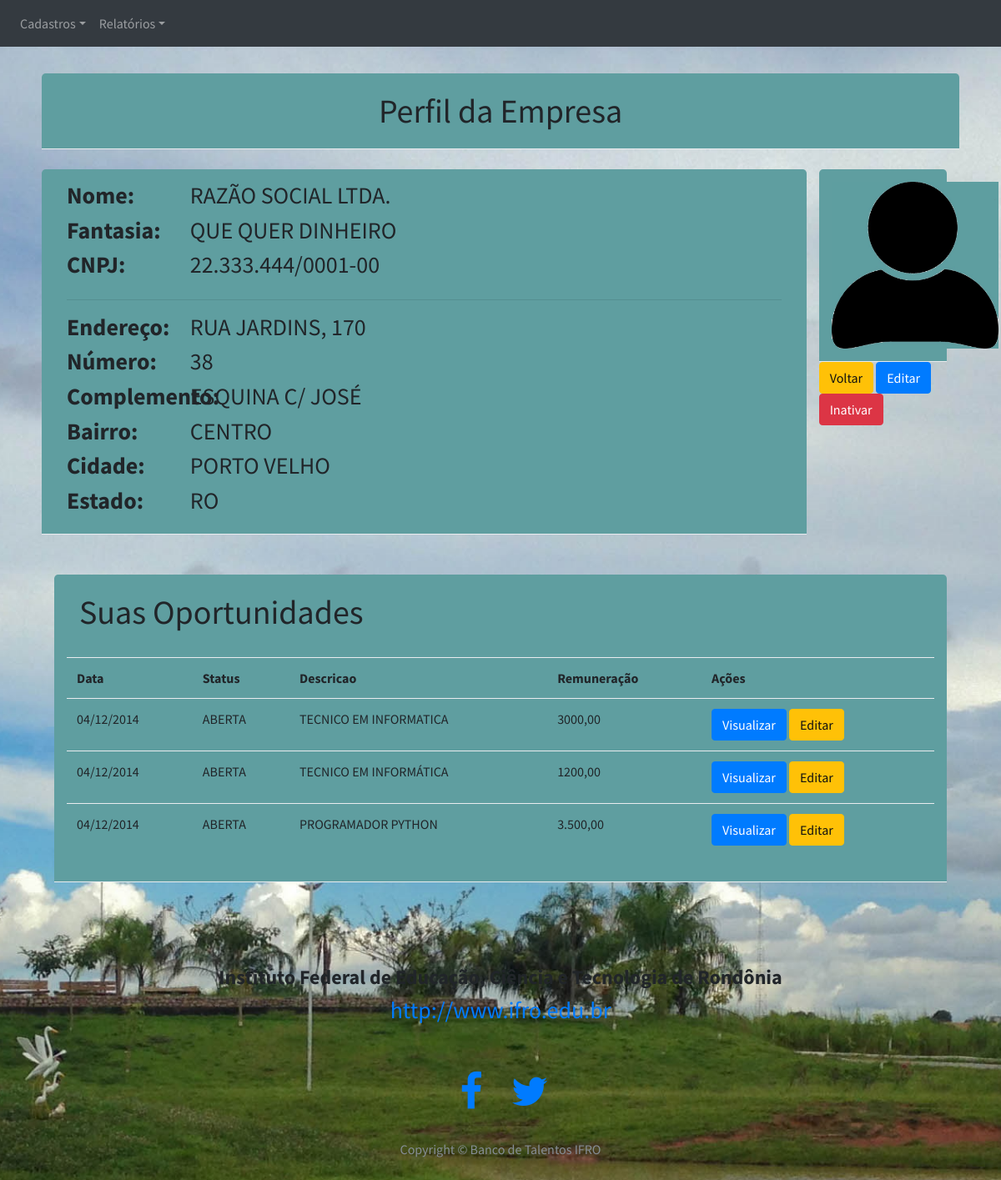
The page /viewEmpresa/3/ on the database its author committed.
### models.py (models this page shows, shortened)
class Pessoa(db.Model):
    __tablename__ = "pessoas"
    __table_args__ = {'extend_existing': True}
    __mapper_args__ = {'polymorphic_identity': 'pessoa'}
    id = db.Column(db.Integer, autoincrement=True, primary_key=True)
    nome        = db.Column(db.String(100))
    endereco    = db.Column(db.String(50))
    num         = db.Column(db.String(10))
    complemento = db.Column(db.String(40))
    bairro      = db.Column(db.String(50))
    cidade      = db.Column(db.String(50))
    uf          = db.Column(db.String(50))
    imagem      = db.Column(db.String(80))
    telefone    = db.Column(db.String(15))
    email    = db.Column(db.String(15), unique= True)
    password = db.Column(db.String(10))
    tipo     = db.Column(db.Integer)  # 1 para IFRO - 2 para VISITANTE

class Empresa(Pessoa):
    __tablename__ = "empresas"
    __table_args__ = {'extend_existing': True}
    __mapper_args__ = {'polymorphic_identity': 'empresa'}
    id = db.Column(db.Integer, db.ForeignKey('pessoas.id'), primary_key=True)
    fantasia  = db.Column(db.String(100))
    cnpj = db.Column(db.String(11))
    ie   = db.Column(db.Integer)

class Vaga(db.Model):
    __tablename__ = "vagas"
    __table_args__ = {'extend_existing': True}
    __mapper_args__ = {'polymorphic_identity': 'vaga'}
    id = db.Column(db.Integer, autoincrement=True, primary_key=True)
    data_inicio = db.Column(db.String(15))
    status      = db.Column(db.String(20))
    descricao   = db.Column(db.String(100))
    remuneracao = db.Column(db.String(10))
    beneficios  = db.Column(db.String(200))
    data_encerramento = db.Column(db.String(15))
    empresa = db.Column(db.Integer, db.ForeignKey('pessoas.id')) #quem disponibilizou a vaga

### app.py (the view)
@app.route('/viewEmpresa/<idEmp>/')
def viewEmpresa(idEmp):
    empresa = models.Empresa.query.filter_by(id=idEmp).first()
    vagasEmpresa = models.Vaga.query.select_from(models.Empresa).add_columns(models.Vaga.id,models.Empresa.nome, models.Vaga.data_inicio, models.Vaga.status, models.Vaga.descricao, models.Vaga.remuneracao, models.Vaga.beneficios
).filter(models.Empresa.id == models.Vaga.empresa).order_by(models.Vaga.data_inicio).all()
    return  render_template('viewEmpresa.html', empresa=empresa, vagas=vagasEmpresa)

### app.py (called while the page is built)
@login_manager.request_loader
def request_loader(request):
    email = request.form.get('email')
    if email not in users:
        return #'Não existe o e-mail {} cadastrado no banco'.format(email)
    user = User()
    user.id = email
    return user

### templates/viewEmpresa.html (shortened to what this page needs)
{% extends 'base_ifro_view_edit.html' %}
{% block conteudo %}
<br>
<br>
<div class="container col-md-11" >
    <div class="row">
        <div class="modal-header col-md-12" style="background: cadetblue">
            <div class="col-md-12">
                <h1 class="modal-title text-center">Perfil da Empresa</h1>
            </div>
        </div>
    </div>
    <br>
    <div class="row">
        <div class="modal-header col-md-10" style="background: cadetblue">
            <div class="col-md-12">
                <div class="row">
                    <div class="col-md-2">
                        <h3><strong>Nome:</strong> </h3>
                        <h3><strong>Fantasia:</strong></h3>
                        <h3><strong>CNPJ:</strong></h3>
                    </div>
                    <div class="col-md-10">
                        <h3 class="media-heading">{{ empresa.nome.upper()}}</h3>
                        <h3 class="media-heading">{{ empresa.fantasia}}</h3>
                        <h3 class="media-heading">{{ empresa.cnpj[0:2]}}.{{empresa.cnpj[2:5]}}.{{empresa.cnpj[5:8]}}/{{empresa.cnpj[8:12]}}-{{empresa.cnpj[12:14]}}</h3>
                    </div>
                </div>
                <hr>
                <div class="row">
                    <div class="col-md-2">
                        <h3><strong>Endereço: </strong></h3>
                        <h3><strong>Número: </strong></h3>
                        <h3><strong>Complemento: </strong></h3>
                        <h3><strong>Bairro: </strong></h3>
                        <h3><strong>Cidade: </strong></h3>
                        <h3><strong>Estado: </strong></h3>
                    </div>
                    <div class="col-md-10">
                        <h3 class="media-heading">{{ empresa.endereco}}</h3>
                        <h3 class="media-heading">{{ empresa.num}}</h3>
                        <h3 class="media-heading">{{ empresa.complemento}}</h3>
                        <h3 class="media-heading">{{ empresa.bairro}}</h3>
                        <h3 class="media-heading">{{ empresa.cidade}}</h3>
                        <h3 class="media-heading">{{ empresa.uf}}</h3>
                    </div>
                </div>
            </div>
        </div>
        <div class="col-md-2">
            <div class="modal-header " style="background:cadetblue">
                <img src="../../static/img/pessoasImg/{{empresa.imagem}}.jpg" name="aboutme" width="200" height="200" border="0" class="img-circle">
            </div>
            <a href="/listarEmpresas" class="btn btn-warning">Voltar</a>
            <a href="/editarEmpresa/{{empresa.id}}/" class="btn btn-primary">Editar</a>
            <a href="/inativarEmpresa/{{empresa.id}}/" class="btn btn-danger">Inativar</a>
        </div>
    </div>
</div>
<br>
<br>
<div class="container col-md-11" >
    <div class="modal-header" style="background: cadetblue">
        <div class="col-md-12">
            <h1 class="modal-title">Suas Oportunidades</h1>
            <br>
            <div class="row">
                <table class="table table-hover">
                    <tr>
                        <th>Data</th>
                        <th>Status</th>
                        <th>Descricao</th>
                        <th>Remuneração</th>
                        <th>Ações</th>
                    </tr>
                    {% for vaga in vagas %}
                    <tr>
                        <td>{{ vaga.data_inicio }}</td>
                        <td>{{ vaga.status.upper() }}</td>
                        <td>{{ vaga.descricao.upper() }}</td>
                        <td>{{ vaga.remuneracao.upper() }}</td>
                        <td>
                            <a href="/viewVaga/{{vaga.id}}" class="btn btn-primary">
                                    Visualizar
                            </a>
                            <a href="" class="btn btn-warning">
                                    Editar
                            </a>
                        </td>
                    </tr>
                    {% endfor %}
                </table>
            </div>
        </div>
    </div>
</div>
{% endblock %}

### templates/base_ifro_view_edit.html (shortened to what this page needs)
<!DOCTYPE html>
<head>
    <link href="../../static/vendor/bootstrap/css/bootstrap.min.css" rel="stylesheet">
     <link href="../../static/vendor/font-awesome/css/font-awesome.min.css" rel="stylesheet" type="text/css">
     <link href="../../static/css/stylish-portfolio.css" rel="stylesheet">
     <link href="../../static/css/signin.css" rel="stylesheet">
</head>
<body>
        <nav class="navbar navbar-expand-md navbar-dark bg-dark fixed-top">
                <div class="collapse navbar-collapse" id="navbarsExampleDefault">
                <ul class="navbar-nav mr-auto">
                    <li class="nav-item dropdown">
                        <a class="nav-link dropdown-toggle" href="http://example.com" id="dropdown01" data-toggle="dropdown" aria-haspopup="true" aria-expanded="false">
                            Cadastros</a>
                    </li>
                    <li class="nav-item dropdown">
                        <a class="nav-link dropdown-toggle" href="http://example.com" id="dropdown02" data-toggle="dropdown" aria-haspopup="true" aria-expanded="false">
                            Relatórios</a>
                    </li>
                </ul>
            </nav>
 {% block conteudo %}
 {% endblock %}
 {% block rodape %}
    <footer>
        <div class="container">
            <div class="row">
            <div class="col-lg-10 mx-auto text-center">
                <h4>
                    <strong>Instituto Federal de Educação, Ciência e Tecnologia de Rondônia</strong>
                </h4>
                <h3>
                    <a href="http://www.ifro.edu.br" target="_blank">http://www.ifro.edu.br</a>
                </h3>
                <br>
                <br>
                <ul class="list-inline">
                    <li class="list-inline-item">
                        <a href="https://www.facebook.com/ifrondonia/" target="_blank">
                        <i class="fa fa-facebook fa-fw fa-3x"></i>
                        </a>
                    </li>
                    <li class="list-inline-item">
                        <a href="https://twitter.com/ifrondonia" target="_blank">
                        <i class="fa fa-twitter fa-fw fa-3x"></i>
                        </a>
                    </li>
                </ul>
                <hr class="small">
                <p class="text-muted">Copyright &copy; Banco de Talentos IFRO</p>
            </div>
            </div>
        </div>
    </footer>
 {% endblock %}
</body>
</html>

### static/css/stylish-portfolio.css (style rules this page uses)
html, body { width: 100%; height: 100%; }
body { font-family: 'Source Sans Pro', 'Helvetica Neue', Helvetica, Arial, sans-serif; background: url(../img/parque_cidade.jpg ) no-repeat center center scroll ; -webkit-background-size: cover; -moz-background-size: cover; -o-background-size: cover; background-size: cover; }
hr.small { max-width: 100px; }
footer { padding: 100px 0; }

### static/css/signin.css (style rules this page uses)
body { padding-top: 40px; padding-bottom: 40px; background-color: #eee; }

### rows shown on the page
Pessoa: nome "RAZÃO SOCIAL LTDA.", endereco "RUA JARDINS, 170", num "38", complemento "ESQUINA C/ JOSÉ", bairro "CENTRO", cidade "PORTO VELHO", uf "RO"
Empresa: fantasia "QUE QUER DINHEIRO", cnpj "22", cnpj "333", cnpj "444", cnpj "0001", cnpj "00"
Vaga: data_inicio "04/12/2014", status "ABERTA", descricao "TECNICO EM INFORMATICA", remuneracao "3000,00"
Vaga: data_inicio "04/12/2014", status "ABERTA", descricao "TECNICO EM INFORMÁTICA", remuneracao "1200,00"
Vaga: data_inicio "04/12/2014", status "ABERTA", descricao "PROGRAMADOR PYTHON", remuneracao "3.500,00"
